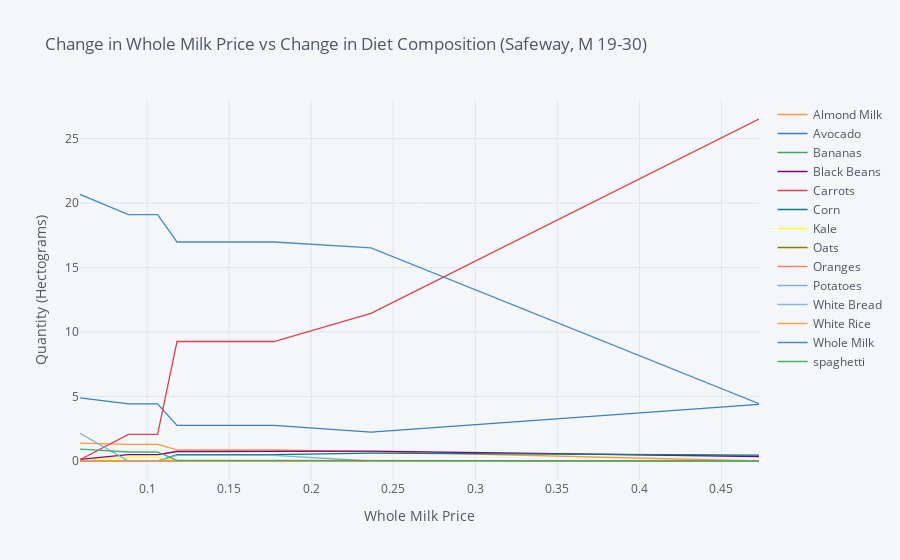

Here is the notebook cell this chart was saved with:
### Markdown cell above
**We chose "Whole Milk" as our reference good for the examples below, since we found it to be a recurring good across all generated recipes**

### Code cell
#example 
price_quantity("Safeway", "M", "19-30", "Whole Milk")

### Figure 1 — Plotly figure (JSON) as saved in the notebook; plotly's stock layout.template omitted (floating-point values rounded to 4 significant figures)
{"data": [{"line": {"color": "rgba(255, 153, 51, 1.0)", "dash": "solid", "shape": "linear", "width": 1.3}, "mode": "lines", "name": "Almond Milk", "text": "", "type": "scatter", "x": [0.05911, 0.08867, 0.1064, 0.1182, 0.13, 0.1419, 0.1537, 0.1655, 0.1773, 0.2364, 0.4729], "y": [1.393, 1.294, 1.294, 0.8647, 0.8647, 0.8647, 0.8647, 0.8647, 0.8647, 0.7306, 1.478e-09]}, {"line": {"color": "rgba(55, 128, 191, 1.0)", "dash": "solid", "shape": "linear", "width": 1.3}, "mode": "lines", "name": "Avocado", "text": "", "type": "scatter", "x": [0.05911, 0.08867, 0.1064, 0.1182, 0.13, 0.1419, 0.1537, 0.1655, 0.1773, 0.2364, 0.4729], "y": [4.897, 4.437, 4.437, 2.755, 2.755, 2.755, 2.755, 2.755, 2.755, 2.243, 4.397]}, {"line": {"color": "rgba(50, 171, 96, 1.0)", "dash": "solid", "shape": "linear", "width": 1.3}, "mode": "lines", "name": "Bananas", "text": "", "type": "scatter", "x": [0.05911, 0.08867, 0.1064, 0.1182, 0.13, 0.1419, 0.1537, 0.1655, 0.1773, 0.2364, 0.4729], "y": [1.05e-06, 8.633e-09, 4.496e-07, 1.712e-09, 4.483e-09, 5.895e-05, 6.149e-07, 1.6e-10, 1.227e-09, 1.115e-07, 1.061e-09]}, {"line": {"color": "rgba(128, 0, 128, 1.0)", "dash": "solid", "shape": "linear", "width": 1.3}, "mode": "lines", "name": "Black Beans", "text": "", "type": "scatter", "x": [0.05911, 0.08867, 0.1064, 0.1182, 0.13, 0.1419, 0.1537, 0.1655, 0.1773, 0.2364, 0.4729], "y": [0.1192, 0.4958, 0.4958, 0.7359, 0.7359, 0.7359, 0.7359, 0.7359, 0.7359, 0.7661, 0.3506]}, {"line": {"color": "rgba(219, 64, 82, 1.0)", "dash": "solid", "shape": "linear", "width": 1.3}, "mode": "lines", "name": "Carrots", "text": "", "type": "scatter", "x": [0.05911, 0.08867, 0.1064, 0.1182, 0.13, 0.1419, 0.1537, 0.1655, 0.1773, 0.2364, 0.4729], "y": [0.1013, 2.07, 2.07, 9.264, 9.264, 9.264, 9.264, 9.264, 9.264, 11.45, 26.52]}, {"line": {"color": "rgba(0, 128, 128, 1.0)", "dash": "solid", "shape": "linear", "width": 1.3}, "mode": "lines", "name": "Corn", "text": "", "type": "scatter", "x": [0.05911, 0.08867, 0.1064, 0.1182, 0.13, 0.1419, 0.1537, 0.1655, 0.1773, 0.2364, 0.4729], "y": [4.401e-07, 6.956e-09, 2.127e-07, 0.4883, 0.4883, 0.4882, 0.4883, 0.4883, 0.4883, 0.6157, 0.462]}, {"line": {"color": "rgba(255, 255, 51, 1.0)", "dash": "solid", "shape": "linear", "width": 1.3}, "mode": "lines", "name": "Kale", "text": "", "type": "scatter", "x": [0.05911, 0.08867, 0.1064, 0.1182, 0.13, 0.1419, 0.1537, 0.1655, 0.1773, 0.2364, 0.4729], "y": [0.01162, 0.2737, 0.2737, 3.37e-10, 1.922e-10, 4.567e-07, 3.89e-07, 7.755e-09, 9.132e-10, 4.636e-09, 1.521e-10]}, {"line": {"color": "rgba(128, 128, 0, 1.0)", "dash": "solid", "shape": "linear", "width": 1.3}, "mode": "lines", "name": "Oats", "text": "", "type": "scatter", "x": [0.05911, 0.08867, 0.1064, 0.1182, 0.13, 0.1419, 0.1537, 0.1655, 0.1773, 0.2364, 0.4729], "y": [8.703e-07, 6.222e-09, 5.003e-08, 6.558e-11, 1.677e-10, 1.24e-06, 4.656e-07, 2.244e-09, 4.824e-10, 1.574e-08, 1.735e-09]}, {"line": {"color": "rgba(251, 128, 114, 1.0)", "dash": "solid", "shape": "linear", "width": 1.3}, "mode": "lines", "name": "Oranges", "text": "", "type": "scatter", "x": [0.05911, 0.08867, 0.1064, 0.1182, 0.13, 0.1419, 0.1537, 0.1655, 0.1773, 0.2364, 0.4729], "y": [9.443e-07, 2.168e-09, 5.534e-08, 6.337e-11, 2.527e-10, 2.232e-06, 7.192e-07, 1.245e-09, 3.359e-10, 4.403e-09, 4.295e-10]}, {"line": {"color": "rgba(128, 177, 211, 1.0)", "dash": "solid", "shape": "linear", "width": 1.3}, "mode": "lines", "name": "Potatoes", "text": "", "type": "scatter", "x": [0.05911, 0.08867, 0.1064, 0.1182, 0.13, 0.1419, 0.1537, 0.1655, 0.1773, 0.2364, 0.4729], "y": [2.143, 5.662e-07, 1.232e-06, 0.4284, 0.4284, 0.4283, 0.4284, 0.4284, 0.4284, 2.494e-07, 1.982e-09]}, {"line": {"color": "rgba(128, 177, 211, 0.8999999999999999)", "dash": "solid", "shape": "linear", "width": 1.3}, "mode": "lines", "name": "White Bread", "text": "", "type": "scatter", "x": [0.05911, 0.08867, 0.1064, 0.1182, 0.13, 0.1419, 0.1537, 0.1655, 0.1773, 0.2364, 0.4729], "y": [1.381e-06, 8.225e-09, 4.986e-08, 3.399e-11, 8.697e-11, 6.472e-07, 1.221e-06, 9.616e-10, 4.83e-10, 7.892e-09, 2.658e-10]}, {"line": {"color": "rgba(255, 153, 51, 0.8999999999999999)", "dash": "solid", "shape": "linear", "width": 1.3}, "mode": "lines", "name": "White Rice", "text": "", "type": "scatter", "x": [0.05911, 0.08867, 0.1064, 0.1182, 0.13, 0.1419, 0.1537, 0.1655, 0.1773, 0.2364, 0.4729], "y": [4.448e-07, 2.845e-09, 5.734e-08, 5.098e-11, 1.319e-10, 1.016e-06, 7.308e-07, 1.701e-09, 3.515e-10, 1.182e-08, 1.56e-09]}, {"line": {"color": "rgba(55, 128, 191, 0.8999999999999999)", "dash": "solid", "shape": "linear", "width": 1.3}, "mode": "lines", "name": "Whole Milk", "text": "", "type": "scatter", "x": [0.05911, 0.08867, 0.1064, 0.1182, 0.13, 0.1419, 0.1537, 0.1655, 0.1773, 0.2364, 0.4729], "y": [20.67, 19.1, 19.1, 16.98, 16.98, 16.98, 16.98, 16.98, 16.98, 16.52, 4.444]}, {"line": {"color": "rgba(50, 171, 96, 0.8999999999999999)", "dash": "solid", "shape": "linear", "width": 1.3}, "mode": "lines", "name": "spaghetti", "text": "", "type": "scatter", "x": [0.05911, 0.08867, 0.1064, 0.1182, 0.13, 0.1419, 0.1537, 0.1655, 0.1773, 0.2364, 0.4729], "y": [0.9236, 0.6994, 0.6994, 0.0479, 0.0479, 0.0479, 0.0479, 0.0479, 0.0479, 7.556e-09, 2.414e-09]}], "layout": {"legend": {"bgcolor": "#F5F6F9", "font": {"color": "#4D5663"}}, "paper_bgcolor": "#F5F6F9", "plot_bgcolor": "#F5F6F9", "title": {"font": {"color": "#4D5663"}, "text": "Change in Whole Milk Price vs Change in Diet Composition (Safeway, M 19-30)"}, "xaxis": {"gridcolor": "#E1E5ED", "showgrid": true, "tickfont": {"color": "#4D5663"}, "title": {"font": {"color": "#4D5663"}, "text": "Whole Milk Price"}, "zerolinecolor": "#E1E5ED"}, "yaxis": {"gridcolor": "#E1E5ED", "showgrid": true, "tickfont": {"color": "#4D5663"}, "title": {"font": {"color": "#4D5663"}, "text": "Quantity (Hectograms)"}, "zerolinecolor": "#E1E5ED"}}}
